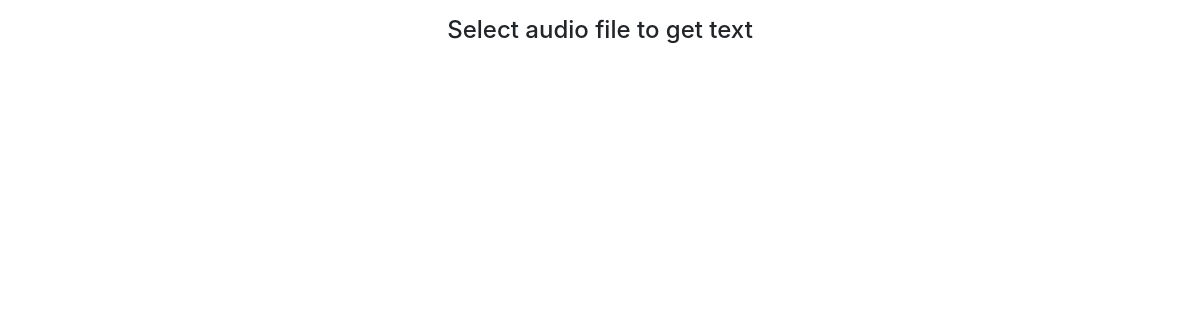
The app's page /, older data.
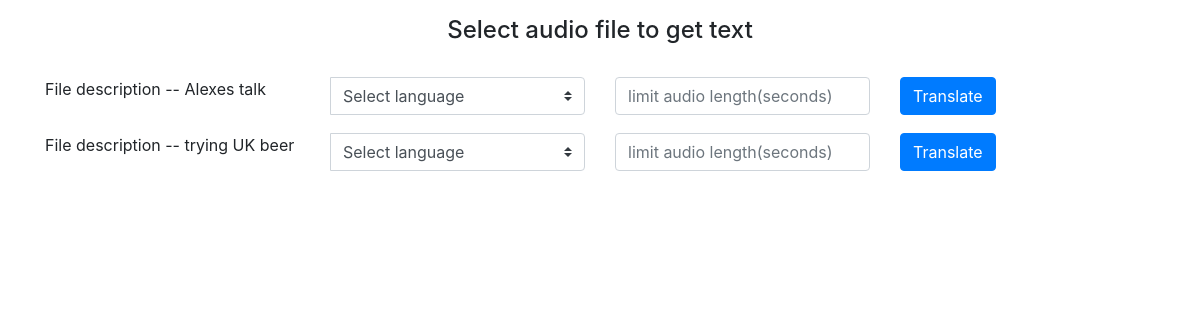
The same page, newer data.
### audio_to_text/models.py (models this page shows, shortened)
class AudioFileModel(models.Model):
    audio_file = models.FileField(upload_to="file_storage/", verbose_name='Audio files', )
    description = models.CharField(max_length=50, verbose_name="Audio File description")
    class Meta:
        verbose_name = "Audio File"
        verbose_name_plural = "Audio Files"

### audio_to_text/views.py (the view, shortened to what this page needs)
# urls.py: path("", IndexView.as_view(), name="index"),
class IndexView(ListView):
    model = AudioFileModel
    template_name = "audio_to_text/index.html"

### templates/audio_to_text/index.html (shortened to what this page needs)
<!DOCTYPE html>
{% extends "audio_to_text/base.html" %}
{% load bootstrap4 %}
{%  block content %}
<div class="container">
<div class="row mt-3 mb-4" >
    <div class="col text-center">
    <h4>Select audio file to get text</h4>
        </div>
</div>
    {% for object in object_list %}
        <div class="row mt-3" >
<div class="col-3">
    <p> File description --  {{ object.description }} </p>
</div>
 <div class="col-3">
      <form  class="input-group" action="{{ request.get_full_path_info }}" method="post" name="form1" id="1">
<select class="custom-select" name="languages">
  <option selected>Select language</option>
</select>
 </div>
<div class="col-3">
<input type="text" name="dur" placeholder="limit audio length(seconds)" class="form-control"/>
</div>
        <div class="col-3 input-group-btn">
        <button type="submit" class="btn btn-primary">Translate</button>
        </div>
  </div>
    {% endfor %}
</div>
{% endblock content %}

Row changes from the older to the newer data that the page shows:
added AudioFileModel: description "Alexes talk"
added AudioFileModel: description "trying UK beer"
